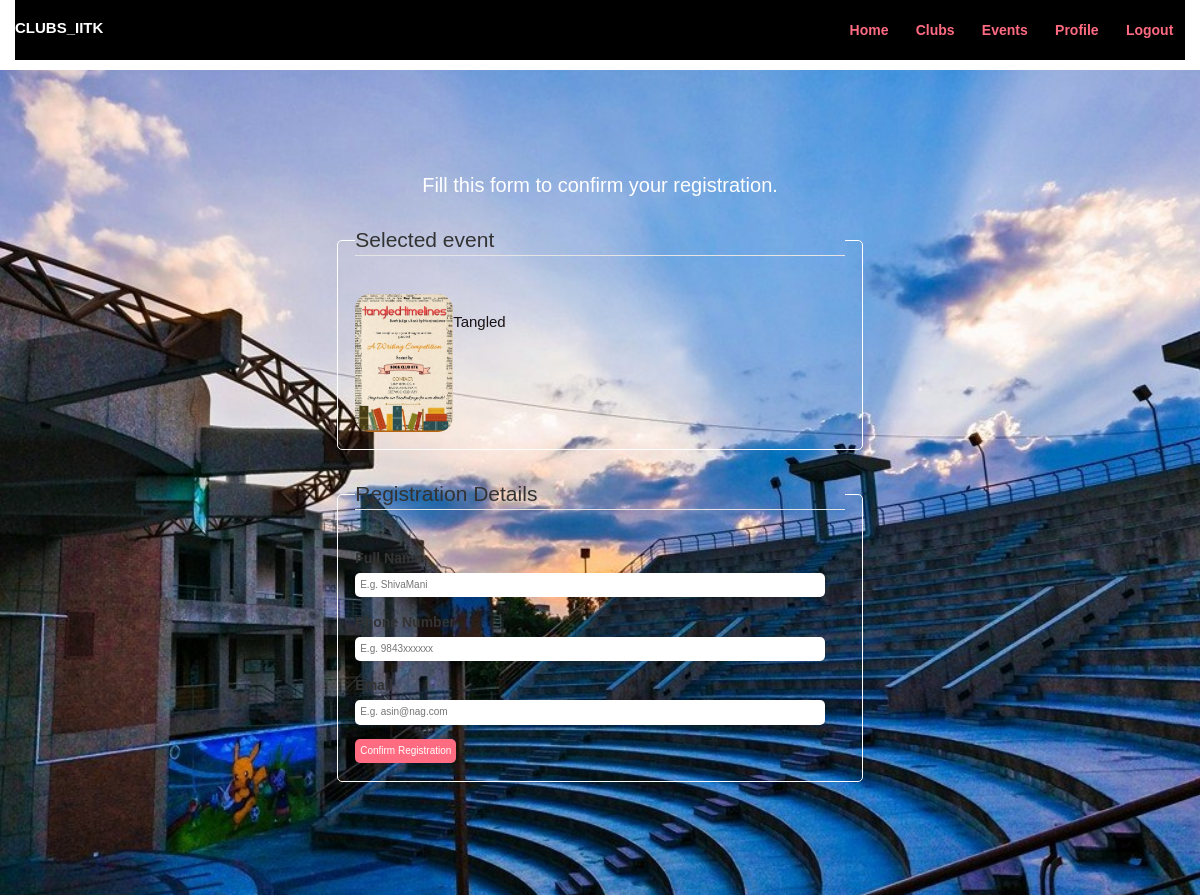
The page /user/reg.php?event_id=34 (signed in) on the database its author committed.
### tables this page shows
CREATE TABLE `tbl_events` (
  `id` int(10) UNSIGNED NOT NULL,
  `title` varchar(100) NOT NULL,
  `description` text NOT NULL,
  `image_name` varchar(255) NOT NULL,
  `club_id` int(10) UNSIGNED NOT NULL,
  `featured` varchar(10) NOT NULL,
  `active` varchar(10) NOT NULL
);

### user/reg.php (the view, shortened to what this page needs)
<?php include('partials-front/menu.php'); ?>
    <?php
        if(isset($_GET['event_id']))
        {
            $event_id = $_GET['event_id'];
            $sql = "SELECT * FROM tbl_events WHERE id=$event_id";
            $res = mysqli_query($conn, $sql);
            $count = mysqli_num_rows($res);
            if($count==1)
            {
                $row = mysqli_fetch_assoc($res);
                $title = $row['title'];
                 $image_name = $row['image_name'];
            }
            else
            {
                header('location:'.SITEURL);
            }
        }
        else
        {
            header('location:'.SITEURL);
        }
    ?>
    <section class="event-search " style="background-color:grey">
        <div class="container">
            <h2 class="text-center text-white">Fill this form to confirm your registration.</h2>
            <form action="" method="POST" class="reg">
                <fieldset>
                    <legend>Selected event</legend>
                    <div class="event-menu-img">
                        <?php
                            if($image_name=="")
                            {
                                echo "<div class='error'>Image not Available.</div>";
                            }
                            else
                            {
                                ?>
                                <img src="<?php echo SITEURL; ?>images/events/<?php echo $image_name; ?>" alt="Chicke Hawain Pizza" class="img-responsive img-curve">
                                <?php
                            }
                        ?>
                    </div>
                    <div class="event-menu-desc">
                        <h3><?php echo $title; ?></h3>
                    </div>
                </fieldset>
                <fieldset>
                    <legend>Registration Details</legend>
                    <div class="reg-label">Full Name</div>
                    <input type="text" name="full-name" placeholder="E.g. ShivaMani" class="input-responsive" required>
                    <div class="reg-label">Phone Number</div>
                    <input type="tel" name="contact" placeholder="E.g. 9843xxxxxx" class="input-responsive" required>
                    <div class="reg-label">Email</div>
                    <input type="email" name="email" placeholder="E.g. asin@nag.com" class="input-responsive" required>
                    <input type="submit" name="submit" value="Confirm Registration" class="btn btn-primary">
                </fieldset>
            </form>
        </div>
    </section>

### css/style.css (style rules this page uses)
* { margin: 0; padding: 0; font-family: Arial, Helvetica, sans-serif; }
.container { margin: 0 auto; padding: 0%; }
.img-responsive { width: 100%; }
.img-curve { border-radius: 15px; }
.text-center { text-align: center; }
.text-white { color: white; }
.btn { padding: 1%; border: none; font-size: 1rem; border-radius: 5px; }
.btn-primary { background-color: #ff6b81; color: white; cursor: pointer; }
h2 { color: #2f3542; font-size: 2rem; margin-bottom: 2%; }
h3 { font-size: 1.5rem; }
fieldset { border: 1px solid white; margin: 5%; padding: 3%; border-radius: 5px; }
.event-search { background-image: url(../images/oat-2.jpg); background-size: cover; background-repeat: no-repeat; background-position: center; padding: 7% 0; }
.event-menu-img { width: 20%; float: left; }
.event-menu-desc { width: 90%; color: #1a1112; margin-left: 15%; font-size: 2rem; font-weight: 600; }
.reg { width: 50%; margin: 0 auto; }
.input-responsive { width: 96%; padding: 1%; margin-bottom: 3%; border: none; border-radius: 5px; font-size: 1rem; }
.reg-label { margin-bottom: 1%; font-weight: bold; }

### rows shown on the page
tbl_events: image_name (picture), title "Tangled"
